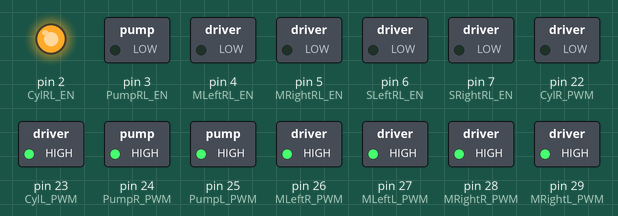
Simulated run of this sketch. Board: Arduino Mega 2560, built with avr-gcc and run on an emulated ATmega2560. On the bench: switched loads named in the sketch (green lamp = pin HIGH), output pins drawn as LEDs (lit = HIGH). What the sketch prints to the serial monitor is not drawn.

Above: at 0.1 s.
At 4.1 s:
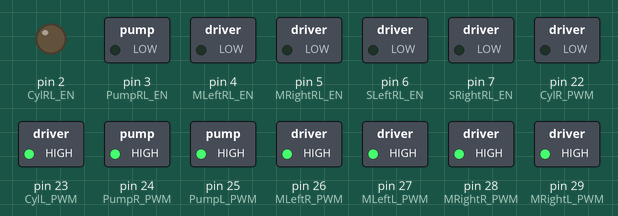
Timing chart, 0 to 5.6 s (numbered marks = the images above):
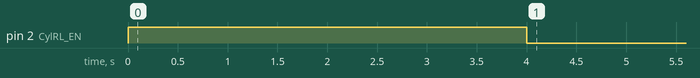

The sketch:

ACC-arduino.ino
```cpp
#include <Adafruit_Sensor.h>
#include <DHT.h>
#include "MQ135.h"
#include <GP2YDustSensor.h>
#include "DFRobot_PH.h"
#include <EEPROM.h>
#include <ArduinoJson.h>
#include <SoftwareSerial.h>
#include <ModbusMaster.h>
// #include <Servo.h>
#define PIN_MQ135 A3
#define DHTPIN 10
#define photodiodePin A2
#define DHTTYPE DHT22
#define TdsSensorPin A1
#define VREF 5.0
#define SCOUNT 30
#define PH_PIN A0
#define SHARP_LED_PIN 31
#define SHARP_VO_PIN A4
#define MRightRL_EN 5   // băm xung
#define MRightR_PWM 28  // điều khiển chiều quay
#define MRightL_PWM 29  // điều khiển chiều quay
#define CylRL_EN 2      // băm xung
#define CylR_PWM 22     // điều khiển chiều quay
#define CylL_PWM 23
  // điều khiển chiều quay
#define MLeftRL_EN 4    // băm xung
#define MLeftR_PWM 26   // điều khiển chiều quay
#define MLeftL_PWM 27   // điều khiển chiều quay
#define PumpRL_EN 3     // băm xung
#define PumpR_PWM 24    // điều khiển chiều quay
#define PumpL_PWM 25    // điều khiển chiều quay

#define SLeftRL_EN 6
#define SLeftR_PWM 38  // điều khiển chiều quay
#define SLeftL_PWM 39  // điều khiển chiều quay
#define SRightRL_EN 7
#define SRightR_PWM 40  // điều khiển chiều quay
#define SRightL_PWM 41  // điều khiển chiều quay
#define SLeftUpButton 34     // to see if left servo has fully turned 90 deg
#define SLeftDownButton 35   // to see if left servo has fully turned 0 deg
#define SRightUpButton 36    // to see if right servo has fully turned 90 deg
#define SRightDownButton 37  // to see if eight servo has fully turned 0 deg
#define PIN_RELAY_LED_1 30
#define PIN_RELAY_LED_2 31
#define PIN_RELAY_3 32
#define PIN_RELAY_4 33

float volt, phValue = 25;
DFRobot_PH ph;
int analogBuffer[SCOUNT];
int analogBufferTemp[SCOUNT];
int analogBufferIndex = 0, copyIndex = 0;
float averageVoltage = 0, tdsValue = 0;

MQ135 mq135_sensor = MQ135(PIN_MQ135);
DHT dht = DHT(DHTPIN, DHTTYPE);
GP2YDustSensor dustSensor(GP2YDustSensorType::GP2Y1014AU0F, SHARP_LED_PIN, SHARP_VO_PIN);
// Servo servo1;
// Servo servo2;

static int left_servo_state, right_servo_state, servos_state, motors_state, pump_state, led_state, cylinder_state;  //= direction

// #define SSerialRX         2                    // RS485 Serial Receive pin
// #define SSerialTX         3                    // RS485 Serial Transmit pin
// SoftwareSerial mySerial (SSerialRX, SSerialTX);
// ModbusMaster node;

void setup() {
  Serial.begin(9600);
  Serial1.begin(9600);
  Serial3.begin(9600);

  Serial.println("\n[SETUP] BOOT");
  pinMode(TdsSensorPin, INPUT);
  pinMode(DHTPIN, INPUT);
  pinMode(PIN_MQ135, INPUT);
  pinMode(photodiodePin, INPUT);
  pinMode(PH_PIN, INPUT);
  pinMode(SHARP_LED_PIN, INPUT);
  pinMode(SHARP_VO_PIN, INPUT);
  dht.begin();
  ph.begin();
  dustSensor.begin();

  pinMode(MLeftRL_EN, OUTPUT);
  pinMode(MLeftR_PWM, OUTPUT);
  pinMode(MLeftL_PWM, OUTPUT);
  pinMode(MRightRL_EN, OUTPUT);
  pinMode(MRightL_PWM, OUTPUT);
  pinMode(MRightR_PWM, OUTPUT);
  pinMode(SLeftRL_EN, OUTPUT);
  pinMode(SLeftR_PWM, OUTPUT);
  pinMode(SLeftL_PWM, OUTPUT);
  pinMode(SRightRL_EN, OUTPUT);
  pinMode(SRightL_PWM, OUTPUT);
  pinMode(SRightR_PWM, OUTPUT);
  pinMode(CylRL_EN, OUTPUT);
  pinMode(CylR_PWM, OUTPUT);
  pinMode(CylL_PWM, OUTPUT);
  pinMode(PumpRL_EN, OUTPUT);
  pinMode(PumpR_PWM, OUTPUT);
  pinMode(PumpL_PWM, OUTPUT);

  digitalWrite(MLeftR_PWM, HIGH);
  digitalWrite(MLeftL_PWM, HIGH);  // STOP
  digitalWrite(MRightL_PWM, HIGH);
  digitalWrite(MRightR_PWM, HIGH);  // STOP
  digitalWrite(SLeftR_PWM, HIGH);
  digitalWrite(SLeftL_PWM, HIGH);  // STOP
  digitalWrite(SRightL_PWM, HIGH);
  digitalWrite(SRightR_PWM, HIGH);  // STOP
  digitalWrite(CylR_PWM, HIGH);
  digitalWrite(CylL_PWM, HIGH);  // STOP
  digitalWrite(PumpR_PWM, HIGH);
  digitalWrite(PumpL_PWM, HIGH);  // STOP

  pinMode(SLeftUpButton, INPUT);
  pinMode(SLeftDownButton, INPUT);
  pinMode(SRightUpButton, INPUT);
  pinMode(SRightDownButton, INPUT);

  pinMode(PIN_RELAY_LED_1, OUTPUT);
  pinMode(PIN_RELAY_LED_2, OUTPUT);
  // pinMode(PIN_RELAY_3, OUTPUT);
  // pinMode(PIN_RELAY_4, OUTPUT);
  digitalWrite(PIN_RELAY_LED_1, HIGH);
  digitalWrite(PIN_RELAY_LED_2, HIGH);
  cylinder(-1);
  delay(4000);
  cylinder(0);
}

void loop() {
  // bothMotors(1);
  // delay(5000);
  // bothMotors(-1);
  // delay(5000);
  // if (Serial3.available()) {
  //   receiveDataAndRunCommands();
  // }
  // readAndSendDataToESP();

}

void test_run() {
  delay(5000);
  bothServos(0);
  delay(5000);
  bothServos(1);
  delay(5000);
  bothMotors(2);
  delay(5000);
  bothMotors(0);
  delay(5000);
  bothMotors(1);
  delay(5000);
  cylinder(2);
  delay(5000);
  cylinder(0);
  delay(5000);
  cylinder(1);
  delay(5000);
  pump(1);
  delay(5000);
  pump(0);
  delay(5000);
  led1(1);
  delay(5000);
  led1(0);
}

void sendValues(float pH, float tds, float lux, float hum, float temp, float hic, float correctedPPM, float dust_density, float running_average) {
  // Serial.print("Sensors_data: ");
  // Serial.println(String(pH) + " " + String(tds) + " " + String(lux) + " " + String(hum) + " " + String(temp) + " " + String(hic) + " " + String(correctedPPM) + " " + String(dust_density) + " " + String(running_average));

  Serial1.print("Sensors_data: ");
  Serial1.println(String(pH) + " " + String(tds) + " " + String(lux) + " " + String(hum) + " " + String(temp) + " " + String(hic) + " " + String(correctedPPM) + " " + String(dust_density) + " " + String(running_average));
}

int getMedianNum(int bArray[], int iFilterLen) {
  int bTab[iFilterLen];
  for (byte i = 0; i < iFilterLen; i++)
    bTab[i] = bArray[i];
  int i, j, bTemp;
  for (j = 0; j < iFilterLen - 1; j++) {
    for (i = 0; i < iFilterLen - j - 1; i++) {
      if (bTab[i] > bTab[i + 1]) {
        bTemp = bTab[i];
        bTab[i] = bTab[i + 1];
        bTab[i + 1] = bTemp;
      }
    }
  }
  if ((iFilterLen & 1) > 0)
    bTemp = bTab[(iFilterLen - 1) / 2];
  else
    bTemp = (bTab[iFilterLen / 2] + bTab[iFilterLen / 2 - 1]) / 2;
  return bTemp;
}

void readAndSendDataToESP() {
  // cam bien DHT
  float h = dht.readHumidity();
  float t = dht.readTemperature();
  float f = dht.readTemperature(true);
  if (isnan(h) || isnan(t) || isnan(f)) {
    Serial.println("Failed to read from DHT sensor!");
    return;
  }
  float hif = dht.computeHeatIndex(f, h);
  float hic = dht.computeHeatIndex(t, h, false);

  // cam bien anh sang
  int anaValue = analogRead(photodiodePin);
  float voltage = 5 - (anaValue / 1024.0) * 5;
  float lux = 11.52 * voltage;

  // cam bien MQ135
  float ppm = mq135_sensor.getPPM();
  float correctedPPM = mq135_sensor.getCorrectedPPM(t, h);

  // cam bien TDS
  static unsigned long analogSampleTimepoint = millis();
  if (millis() - analogSampleTimepoint > 40U) {
    analogSampleTimepoint = millis();
    analogBuffer[analogBufferIndex] = analogRead(TdsSensorPin);
    analogBufferIndex++;
    if (analogBufferIndex == SCOUNT)
      analogBufferIndex = 0;
  }
  static unsigned long printTimepoint = millis();
  if (millis() - printTimepoint > 800U) {
    printTimepoint = millis();
    for (copyIndex = 0; copyIndex < SCOUNT; copyIndex++)
      analogBufferTemp[copyIndex] = analogBuffer[copyIndex];
    averageVoltage = getMedianNum(analogBufferTemp, SCOUNT) * (float)VREF / 1024.0;                                                                                                   // read the analog value more stable by the median filtering algorithm, and convert to voltage value
    float compensationCoefficient = 1.0 + 0.02 * (t - 25.0);                                                                                                                          // temperature compensation formula: fFinalResult(25^C) = fFinalResult(current)/(1.0+0.02*(fTP-25.0));
    float compensationVolatge = averageVoltage / compensationCoefficient;                                                                                                             // temperature compensation
    tdsValue = (133.42 * compensationVolatge * compensationVolatge * compensationVolatge - 255.86 * compensationVolatge * compensationVolatge + 857.39 * compensationVolatge) * 0.5;  // convert voltage value to tds value
  }

  // cam bien pH
  static unsigned long timepoint = millis();
  if (millis() - timepoint > 1000U) {
    timepoint = millis();
    volt = analogRead(PH_PIN) / 1024.0 * 5000;
    phValue = ph.readPH(volt, t);
  }
  // ph.calibration(voltage, t);

  static unsigned long sendTimepoint = millis();
  if (millis() - sendTimepoint > 5000U) {
    sendTimepoint = millis();
    sendValues(phValue, tdsValue, lux, h, t, hic, correctedPPM, dustSensor.getDustDensity(), dustSensor.getRunningAverage());
  }
  // uint16_t data[6];
  // float Temp, Humi;           //Sensor Temperarure and Humidity
  // float Nito, Photpho, Kali;  // Smart water sensor PH/ORP
  // float result;

  // Serial.println("Read Data NPK SENSOR: ID = 1");
  // node.begin(1, mySerial);
  // delay(300);

  // /*Read value Nito*/
  // result = node.readHoldingRegisters(0x001E, 2);
  // // do something with data if read is successful
  // if (result == node.ku8MBSuccess) {
  //   data[0] = node.receive();
  //   Nito = float(data[0]);
  // }
  // delay(500);
  // /*Read value Photpho*/
  // result = node.readHoldingRegisters(0x001F, 2);
  // // do something with data if read is successful
  // if (result == node.ku8MBSuccess) {
  //   data[0] = node.receive();
  //   Photpho = float(data[0]);
  // }
  // delay(200);

  // /*Read value Kali*/
  // result = node.readHoldingRegisters(0x0020, 2);
  // // do something with data if read is successful
  // if (result == node.ku8MBSuccess) {
  //   data[0] = node.receive();
  //   Kali = float(data[0]);
  // }
  // delay(4000);

  // /*Read value độ dẫn điện*/
  // result = node.readHoldingRegisters(0x0015, 2);
  // // do something with data if read is successful
  // if (result == node.ku8MBSuccess) {
  //   data[0] = node.receive();
  //   EC = float(data[0]);
  // }
  // delay(200);

  // /*Read value nhiệt độ đất*/
  // result = node.readHoldingRegisters(0x0013, 2);
  // // do something with data if read is successful
  // if (result == node.ku8MBSuccess) {
  //   data[0] = node.receive();
  //   temp = float(data[0]);
  // }
  // delay(200);

  // /*Read value độ ẩm đất*/
  // result = node.readHoldingRegisters(0x0012, 2);
  // // do something with data if read is successful
  // if (result == node.ku8MBSuccess) {
  //   data[0] = node.receive();
  //   hum = float(data[0]);
  // }
  // delay(200);

  // /*Read value pH đất*/
  // result = node.readHoldingRegisters(0x0006, 2);
  // // do something with data if read is successful
  // if (result == node.ku8MBSuccess) {
  //   data[0] = node.receive();
  //   pH = float(data[0]);
  // }
  // delay(200);
}

void motorLeftForDuration(int direction, int duration) {
  if (direction == 1) {
    digitalWrite(MLeftR_PWM, HIGH);  // clockwise
    digitalWrite(MLeftL_PWM, LOW);
  } else {
    digitalWrite(MLeftR_PWM, LOW);  // counter-clockwise
    digitalWrite(MLeftL_PWM, HIGH);
  }
  analogWrite(MLeftRL_EN, 80);
  delay(duration);
  analogWrite(MLeftRL_EN, 0);
}

void motorRightForDuration(int direction, int duration) {
  if (direction == 1) {
    digitalWrite(MRightR_PWM, HIGH);  // clockwise
    digitalWrite(MRightL_PWM, LOW);
  } else {
    digitalWrite(MRightL_PWM, HIGH);  // counter-clockwise
    digitalWrite(MRightR_PWM, LOW);
  }
  analogWrite(MRightRL_EN, 80);
  delay(duration);
  analogWrite(MRightRL_EN, 0);
}

void bothMotorsForDuration(int direction, int duration) {
  if (direction == 1) {
    digitalWrite(MLeftR_PWM, HIGH);  // clockwise
    digitalWrite(MLeftL_PWM, LOW);
    digitalWrite(MRightR_PWM, LOW);
    digitalWrite(MRightL_PWM, HIGH);  // counter-clockwise
  } else {
    digitalWrite(MRightR_PWM, HIGH);  // clockwise
    digitalWrite(MRightL_PWM, LOW);
    digitalWrite(MLeftL_PWM, HIGH);  // counter-clockwise
    digitalWrite(MLeftR_PWM, LOW);
  }
  analogWrite(MLeftRL_EN, 80);
  analogWrite(MRightRL_EN, 80);
  delay(duration);
  analogWrite(MLeftRL_EN, 0);
  analogWrite(MRightRL_EN, 0);
}

void cylinderForDuration(int direction, int duration) {
  if (direction == 1) {
    digitalWrite(CylR_PWM, HIGH);  // up
    digitalWrite(CylL_PWM, LOW);
  } else {
    digitalWrite(CylR_PWM, LOW);  // down
    digitalWrite(CylL_PWM, HIGH);
  }
  analogWrite(CylRL_EN, 255);
  delay(duration);
  analogWrite(CylRL_EN, 0);
}

void pumpForDuration(int duration) {
  digitalWrite(PumpR_PWM, HIGH);
  digitalWrite(PumpL_PWM, LOW);
  analogWrite(PumpRL_EN, 255);
  delay(duration);
  analogWrite(PumpRL_EN, 0);
}

void leftMotor(int direction) {
  if (direction == 1) {
    digitalWrite(MLeftR_PWM, HIGH);  // clockwise
    digitalWrite(MLeftL_PWM, LOW);
    analogWrite(MLeftRL_EN, 80);
  } else if (direction == 0) {
    analogWrite(MLeftRL_EN, 0);
  } else {
    digitalWrite(MLeftR_PWM, LOW);  // counter-clockwise
    digitalWrite(MLeftL_PWM, HIGH);
    analogWrite(MLeftRL_EN, 80);
  }
}

void rightMotor(int direction) {
  if (direction == 1) {
    digitalWrite(MRightR_PWM, HIGH);  // clockwise
    digitalWrite(MRightL_PWM, LOW);
    analogWrite(MRightRL_EN, 80);
  } else if (direction == 0) {
    analogWrite(MRightRL_EN, 0);
  } else {
    digitalWrite(MRightL_PWM, HIGH);  // counter-clockwise
    digitalWrite(MRightR_PWM, LOW);
    analogWrite(MRightRL_EN, 80);
  }
}

void bothMotors(int direction) {
  motors_state = direction;
  if (direction == 1) {
    Serial.println("run forward");
    digitalWrite(MLeftR_PWM, HIGH);  // clockwise
    digitalWrite(MLeftL_PWM, LOW);
    digitalWrite(MRightL_PWM, HIGH);  // counter-clockwise
    digitalWrite(MRightR_PWM, LOW);
    analogWrite(MLeftRL_EN, 80);
    analogWrite(MRightRL_EN, 80);
  } else if (direction == 0) {
    Serial.println("stopped");
    analogWrite(MLeftRL_EN, 0);
    analogWrite(MRightRL_EN, 0);
  } else {
    Serial.println("run backward");
    digitalWrite(MLeftL_PWM, HIGH);  // counter-clockwise
    digitalWrite(MLeftR_PWM, LOW);
    digitalWrite(MRightR_PWM, HIGH);  // clockwise
    digitalWrite(MRightL_PWM, LOW);
    analogWrite(MLeftRL_EN, 80);
    analogWrite(MRightRL_EN, 80);
  }
}

void cylinder(int direction) {
  cylinder_state = direction;
  if (direction == 1) {
    digitalWrite(CylR_PWM, HIGH);  // up
    digitalWrite(CylL_PWM, LOW);
    analogWrite(CylRL_EN, 255);
  } else if (direction == 0) {
    analogWrite(CylRL_EN, 0);
  } else {
    digitalWrite(CylR_PWM, LOW);  // down
    digitalWrite(CylL_PWM, HIGH);
    analogWrite(CylRL_EN, 255);
  }
}

void pump(int direction) {
  pump_state = direction;
  if (direction == 1) {
    digitalWrite(PumpR_PWM, HIGH);
    digitalWrite(PumpL_PWM, LOW);
    analogWrite(PumpRL_EN, 255);
  } else {
    analogWrite(PumpRL_EN, 0);
  }
}

// void bothServos(int direction)
// { // On: 90, Off: 0
//   servos_state = direction;
//   if(motors_state != 0){
//     bothMotors(0);
//   }
//   if (direction == 1)
//   {
//     servo1.write(95);
//     servo2.write(95);
//   }
//   else
//   {
//     servo1.write(0);
//     servo2.write(0);
//   }
//   bothMotors(motors_state);
// }

void controlLeftServo(int speed) {
  if (speed >= 0) {
    digitalWrite(SLeftR_PWM, HIGH);  // clockwise
    digitalWrite(SLeftL_PWM, LOW);
  } else {
    digitalWrite(SLeftL_PWM, HIGH);  // counter-clockwise
    digitalWrite(SLeftR_PWM, LOW);
    speed = -speed;  // Make speed positive for analogWrite
  }

  analogWrite(SLeftRL_EN, speed);
}

void controlRightServo(int speed) {
  if (speed >= 0) {
    digitalWrite(SRightL_PWM, HIGH);  // clockwise
    digitalWrite(SRightR_PWM, LOW);
  } else {
    digitalWrite(SRightR_PWM, HIGH);  // counter-clockwise
    digitalWrite(SRightL_PWM, LOW);
    speed = -speed;  // Make speed positive for analogWrite
  }

  analogWrite(SRightRL_EN, speed);
}

void leftServo(int direction) {
  if (direction == 1)  // go up
  {
    digitalWrite(SLeftR_PWM, HIGH);  // clockwise
    digitalWrite(SLeftL_PWM, LOW);
    analogWrite(SLeftRL_EN, 130);
    while (digitalRead(SLeftUpButton) == 1) {
      delay(1);
    }
    analogWrite(SLeftRL_EN, 0);
  } else  // go down
  {
    digitalWrite(SLeftL_PWM, HIGH);  // counter-clockwise
    digitalWrite(SLeftR_PWM, LOW);
    analogWrite(SLeftRL_EN, 130);
    while (digitalRead(SLeftDownButton) == 1) {
      delay(1);
    }
    analogWrite(SLeftRL_EN, 0);
  }
}

void rightServo(int direction) {
  if (direction == 1) {
    digitalWrite(SRightL_PWM, HIGH);  // clockwise
    digitalWrite(SRightR_PWM, LOW);
    analogWrite(SRightRL_EN, 130);
    while (digitalRead(SRightUpButton) == 1) {
      delay(1);
    }
    analogWrite(SRightRL_EN, 0);
  } else {
    digitalWrite(SRightR_PWM, HIGH);  // counter-clockwise
    digitalWrite(SRightL_PWM, LOW);
    analogWrite(SRightRL_EN, 130);
    while (digitalRead(SRightDownButton) == 1) {
      delay(1);
    }
    analogWrite(SRightRL_EN, 0);
  }
}

void bothServos(int direction) {
  servos_state = direction;
  bothMotors(0);
  if (direction == 1) {
    leftServo(1);
    rightServo(1);
  } else {
    leftServo(0);
    rightServo(0);
  }
  bothMotors(motors_state);
}

void bothLeds(int direction) {  // On, Off
  led_state = direction;
  if (direction == 1) {
    digitalWrite(PIN_RELAY_LED_1, LOW);
    digitalWrite(PIN_RELAY_LED_2, LOW);
  } else {
    digitalWrite(PIN_RELAY_LED_1, HIGH);
    digitalWrite(PIN_RELAY_LED_2, HIGH);
  }
}

void led1(int direction) {
  led_state = direction;
  if (direction == 1) {
    digitalWrite(PIN_RELAY_LED_1, LOW);
  } else {
    digitalWrite(PIN_RELAY_LED_1, HIGH);
  }
}

void receiveDataAndRunCommands() {
  String data = Serial3.readStringUntil('\n');
  Serial.println(data);
  DynamicJsonDocument doc(100);  // Adjust buffer size as needed
  deserializeJson(doc, data);
  // Serial.println(doc);
  String eventType = doc["type"].as<String>();
  if (eventType.indexOf("control") != -1) {
    String commandType = eventType.substring(eventType.indexOf("/") + 1);
    int direction = doc["direction"].as<int>();

    if (commandType == "both_motors") {
      bothMotors(direction);
      Serial.println("running motors");
    } else if (commandType == "cylinder") {
      bothMotors(0);
      cylinder(direction);
    } else if (commandType == "pump") {
      if (direction == 1) {
        bothServos(direction);  // both servos move to 90 deg for 10 secs, then pump starts
        delay(3000);
        pump(direction);
      } else {
        pump(direction);  // pump ends then both sevos move back down to 0 deg
        if (led_state == 0) {
          bothServos(direction);
        }
      }
    } else if (commandType == "led") {
      if (direction == 1) {
        bothServos(direction);  // both servos move to 90 deg for 10 secs, then led starts
        delay(3000);
        led1(direction);
      } else {
        led1(direction);  // led ends then both sevos move back down to 0 deg
        if (pump_state == 0) {
          bothServos(direction);
        }
      }
    }
  }
}
```
